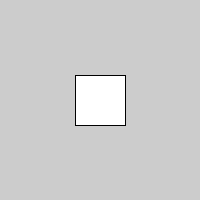
Frame 1 (no input)
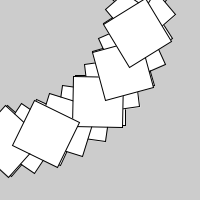
Frame 60 (the mouse pressed at the canvas centre just before this capture)
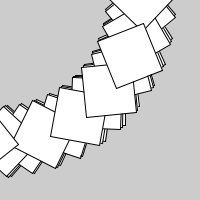
Frame 120 (the mouse held since frame 60 and released just before this capture)

The Processing sketch that drew these frames (run headless with seeded random() and noise(); from frame 60 on, the mouse is pressed at the canvas centre):

// Processing sketch: sketch_200902m
// ── sketch_200902m.pde
float angle = 0.0f; //定义旋转的角度

void setup() {
  size(200, 200);
}

void draw() {
  rectMode(CENTER);
  rotate(angle);    //旋转角度赋值
  rect(100,100,50,50);
  angle += 1.0;     //旋转角度自加
}
